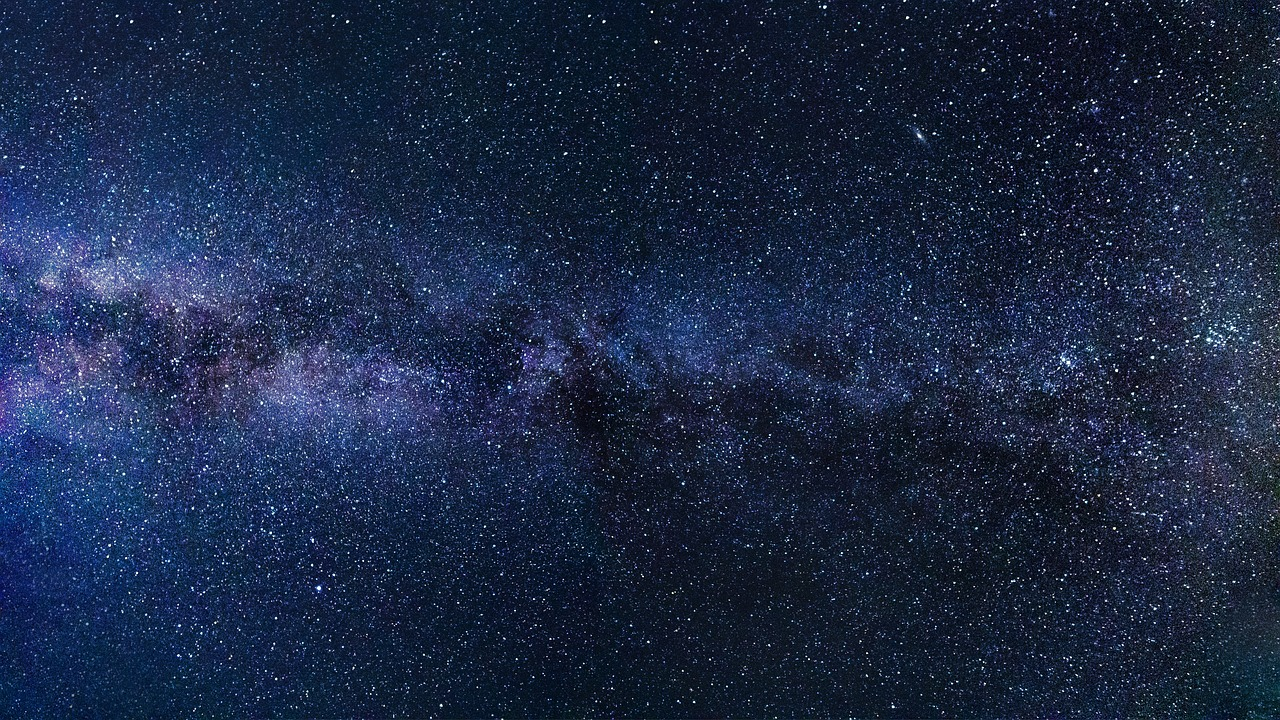
#> input picture bg.jpg, 1280 x 720 px, given in place of DSC_6960.MOV, which was not available
$ python video.py
#> lines starting #> are read from the running program, lines starting #| are printed output that depends on the picture; pictures that were not available may be replaced by others from this repository, and a replacement may not be noted
import cv2
import numpy as np

file=r'C:\Users\NEW PC\Desktop\DSC_6960.MOV'
vid = cv2.VideoCapture(file)
while True:
    state,image = vid.read()
#> image is the input picture: shape (720, 1280, 3); mean B, G, R 68.7, 40.5, 27.2
    if not state: break
    #resize to 400x500
    sm_image_1 = cv2.resize(image,(500,500))
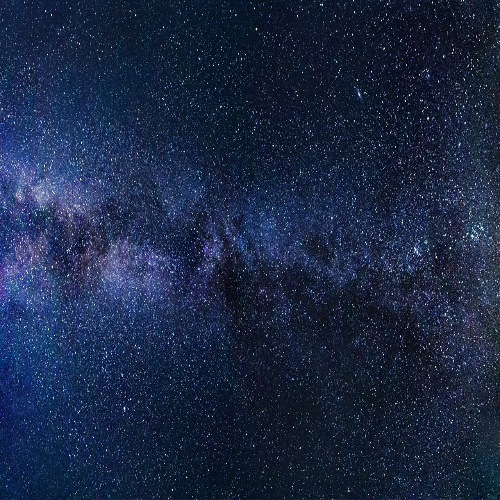
#> sm_image_1: shape (500, 500, 3); mean B, G, R 68.6, 40.5, 27.1
    sm_image_2 = cv2.resize(image,None,fx=.25,fy=.25)
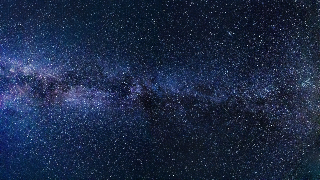
#> sm_image_2: shape (180, 320, 3); mean B, G, R 69, 40.8, 27.4
    bw_image = cv2.cvtColor(sm_image_1,cv2.COLOR_BGR2GRAY)
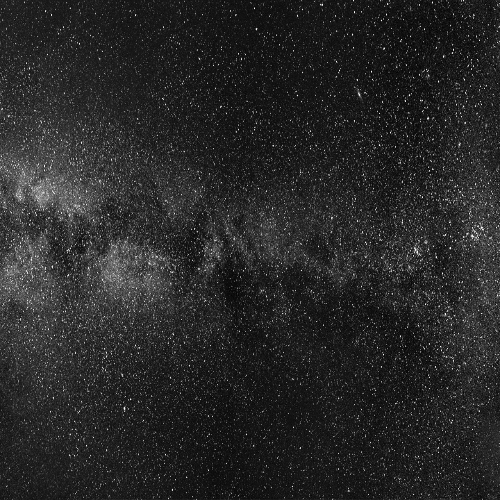
#> bw_image: shape (500, 500); min 2, max 253, mean 39.7
    rgb_image = cv2.cvtColor(sm_image_2,cv2.COLOR_BGR2RGB)
    edge_image = cv2.Canny(rgb_image,100,200)
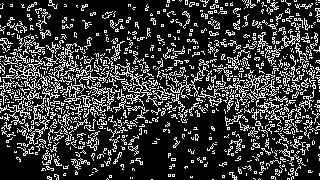
#> edge_image: shape (180, 320); 22.2% white in thin lines or dots
    cv2.imshow('video 1',sm_image_1)
    cv2.imshow('video 2',sm_image_2)
    cv2.imshow('bw',bw_image)
    cv2.imshow('rgb',rgb_image)
    cv2.imshow('edge',edge_image)
    key=cv2.waitKey(10)
#> (key Esc is pressed here)
    if key ==27:break
cv2.destroyAllWindows()
vid.release()
